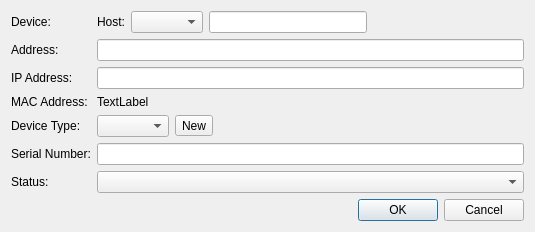
<?xml version="1.0" encoding="UTF-8"?>
<ui version="4.0">
 <class>edit_IP</class>
 <widget class="QDialog" name="edit_IP">
  <property name="geometry">
   <rect>
    <x>0</x>
    <y>0</y>
    <width>535</width>
    <height>230</height>
   </rect>
  </property>
  <property name="windowTitle">
   <string>Dialog</string>
  </property>
  <layout class="QVBoxLayout" name="verticalLayout">
   <item>
    <layout class="QFormLayout" name="formLayout">
     <item row="0" column="0">
      <widget class="QLabel" name="label">
       <property name="text">
        <string>Device:</string>
       </property>
      </widget>
     </item>
     <item row="0" column="1">
      <layout class="QHBoxLayout" name="horizontalLayout">
       <item>
        <widget class="QLabel" name="label_2">
         <property name="text">
          <string>Host:</string>
         </property>
        </widget>
       </item>
       <item>
        <widget class="HostBox" name="hostBox"/>
       </item>
       <item>
        <widget class="QLineEdit" name="deviceEdit"/>
       </item>
       <item>
        <spacer name="horizontalSpacer">
         <property name="orientation">
          <enum>Qt::Horizontal</enum>
         </property>
         <property name="sizeHint" stdset="0">
          <size>
           <width>40</width>
           <height>20</height>
          </size>
         </property>
        </spacer>
       </item>
      </layout>
     </item>
     <item row="1" column="0">
      <widget class="QLabel" name="label_3">
       <property name="text">
        <string>Address:</string>
       </property>
      </widget>
     </item>
     <item row="1" column="1">
      <widget class="QLineEdit" name="addrEdit"/>
     </item>
     <item row="2" column="0">
      <widget class="QLabel" name="label_4">
       <property name="text">
        <string>IP Address:</string>
       </property>
      </widget>
     </item>
     <item row="2" column="1">
      <widget class="QLineEdit" name="ipEdit"/>
     </item>
     <item row="3" column="0">
      <widget class="QLabel" name="label_5">
       <property name="text">
        <string>MAC Address:</string>
       </property>
      </widget>
     </item>
     <item row="5" column="0">
      <widget class="QLabel" name="label_6">
       <property name="text">
        <string>Serial Number:</string>
       </property>
      </widget>
     </item>
     <item row="5" column="1">
      <widget class="QLineEdit" name="serialEdit"/>
     </item>
     <item row="4" column="0">
      <widget class="QLabel" name="label_7">
       <property name="text">
        <string>Device Type:</string>
       </property>
      </widget>
     </item>
     <item row="6" column="0">
      <widget class="QLabel" name="label_8">
       <property name="text">
        <string>Status:</string>
       </property>
      </widget>
     </item>
     <item row="6" column="1">
      <widget class="StatusBox" name="statusBox"/>
     </item>
     <item row="3" column="1">
      <widget class="QLabel" name="maclabel">
       <property name="text">
        <string>TextLabel</string>
       </property>
      </widget>
     </item>
     <item row="4" column="1">
      <layout class="QHBoxLayout" name="horizontalLayout_2">
       <item>
        <widget class="TypeBox" name="typeBox"/>
       </item>
       <item>
        <widget class="QToolButton" name="typeButton">
         <property name="text">
          <string>New</string>
         </property>
        </widget>
       </item>
       <item>
        <spacer name="horizontalSpacer_2">
         <property name="orientation">
          <enum>Qt::Horizontal</enum>
         </property>
         <property name="sizeHint" stdset="0">
          <size>
           <width>40</width>
           <height>20</height>
          </size>
         </property>
        </spacer>
       </item>
      </layout>
     </item>
    </layout>
   </item>
   <item>
    <widget class="QDialogButtonBox" name="buttonBox">
     <property name="orientation">
      <enum>Qt::Horizontal</enum>
     </property>
     <property name="standardButtons">
      <set>QDialogButtonBox::Cancel|QDialogButtonBox::Ok</set>
     </property>
    </widget>
   </item>
  </layout>
 </widget>
 <customwidgets>
  <customwidget>
   <class>HostBox</class>
   <extends>QComboBox</extends>
   <header location="global">hostbox.h</header>
  </customwidget>
  <customwidget>
   <class>StatusBox</class>
   <extends>QComboBox</extends>
   <header location="global">statusbox.h</header>
  </customwidget>
  <customwidget>
   <class>TypeBox</class>
   <extends>QComboBox</extends>
   <header location="global">typebox.h</header>
  </customwidget>
 </customwidgets>
 <tabstops>
  <tabstop>hostBox</tabstop>
  <tabstop>deviceEdit</tabstop>
  <tabstop>addrEdit</tabstop>
  <tabstop>ipEdit</tabstop>
  <tabstop>serialEdit</tabstop>
 </tabstops>
 <resources/>
 <connections>
  <connection>
   <sender>buttonBox</sender>
   <signal>accepted()</signal>
   <receiver>edit_IP</receiver>
   <slot>accept()</slot>
   <hints>
    <hint type="sourcelabel">
     <x>248</x>
     <y>254</y>
    </hint>
    <hint type="destinationlabel">
     <x>157</x>
     <y>274</y>
    </hint>
   </hints>
  </connection>
  <connection>
   <sender>buttonBox</sender>
   <signal>rejected()</signal>
   <receiver>edit_IP</receiver>
   <slot>reject()</slot>
   <hints>
    <hint type="sourcelabel">
     <x>316</x>
     <y>260</y>
    </hint>
    <hint type="destinationlabel">
     <x>286</x>
     <y>274</y>
    </hint>
   </hints>
  </connection>
 </connections>
</ui>
